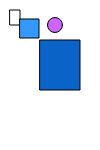
Frame 1 (no input)
Frame 60 (no input): identical to frame 1, image omitted
Frame 120 (the mouse pressed at the canvas centre since frame 60): identical to frame 1, image omitted

The p5.js sketch that drew this single still picture (run headless with seeded random() and noise() and a simulated clock; from frame 60 on, the mouse is pressed at the canvas centre):

// p5.js sketch
// ── sketch.js
function square(x, y, side) {
rect(x,y,side,side);
}

function setup() {
  createCanvas(100,150);
rect(10, 10, 10, 15);
fill(10,100,200);
rect(40, 40, 40, 50);
fill(51, 153, 255);
 square (20, 19, 19);
 fill (204, 102,255);
ellipse(55,25,15)
}

function draw() {
  
}
